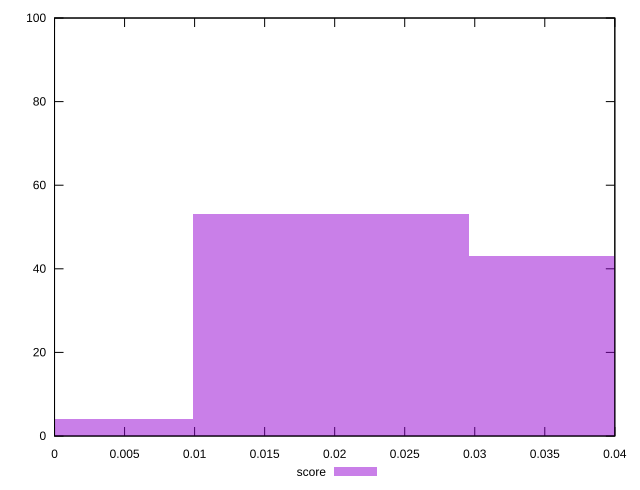

Here is the gnuplot script that generated this plot:
reset

$score <<EOF
0 4
0.01974926573186282 53
0.03949853146372564 43
EOF

set key outside below
set boxwidth 0.01974926573186282
set xrange [0:0.04]
set yrange [0:100]
set trange [0:100]
set style fill transparent solid 0.5 noborder
set terminal svg size 640, 490 enhanced background rgb 'white'
set output "report_00013_2021-02-09T12-04-24.940Z/largest-contentful-paint/samples/pages+cached+noadtech/score/histogram.svg"

plot $score title "score" with boxes

reset
